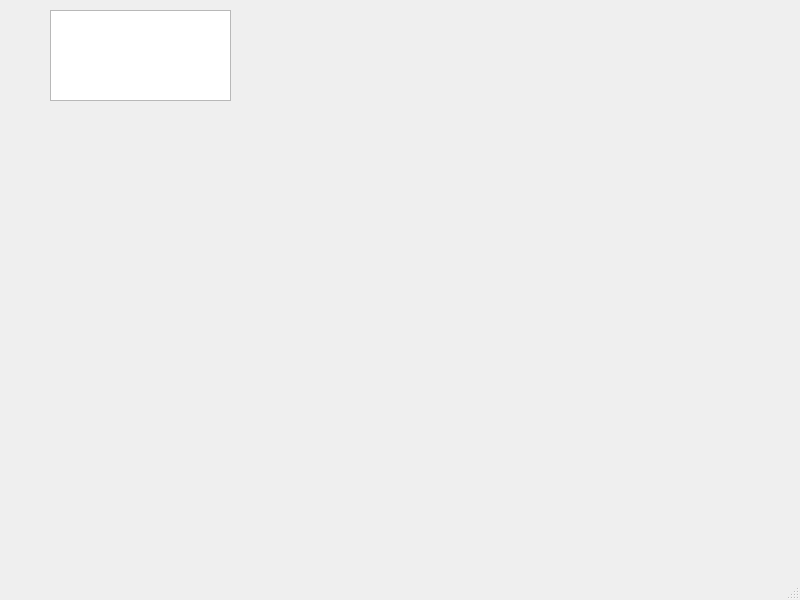
<?xml version="1.0" encoding="UTF-8"?>
<ui version="4.0">
 <class>MainWindow</class>
 <widget class="QMainWindow" name="MainWindow">
  <property name="geometry">
   <rect>
    <x>0</x>
    <y>0</y>
    <width>800</width>
    <height>600</height>
   </rect>
  </property>
  <property name="windowTitle">
   <string>MainWindow</string>
  </property>
  <widget class="QWidget" name="centralwidget">
   <widget class="QPlainTextEdit" name="plainTextEdit">
    <property name="geometry">
     <rect>
      <x>50</x>
      <y>10</y>
      <width>181</width>
      <height>91</height>
     </rect>
    </property>
   </widget>
  </widget>
  <widget class="QMenuBar" name="menubar">
   <property name="geometry">
    <rect>
     <x>0</x>
     <y>0</y>
     <width>800</width>
     <height>21</height>
    </rect>
   </property>
  </widget>
  <widget class="QStatusBar" name="statusbar"/>
 </widget>
 <resources/>
 <connections/>
</ui>
